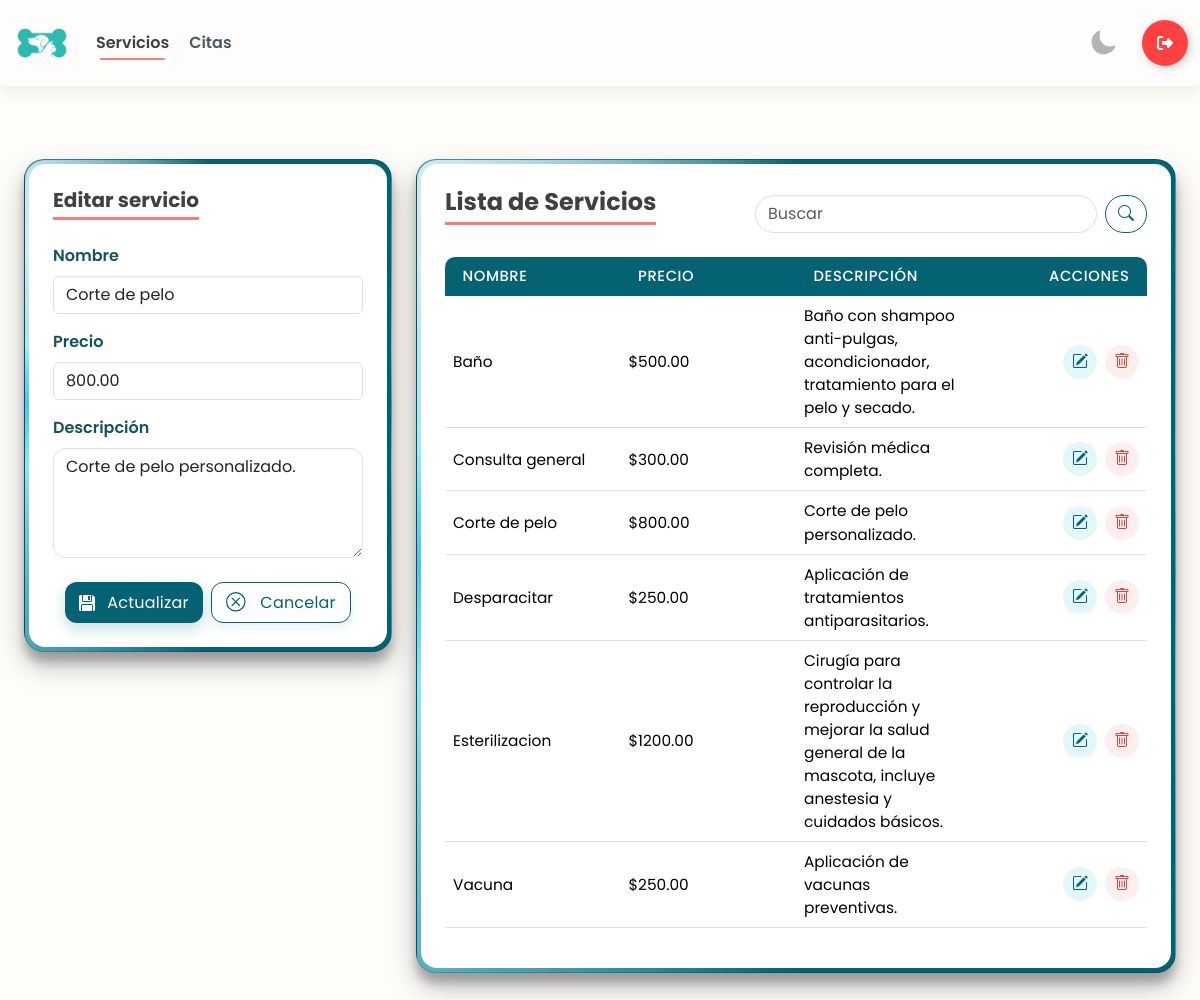
Page /servicios/56/ (signed in) on the committed database.
### app/models.py (models this page shows, shortened)
class SERVICIO(models.Model):
    nombre = models.CharField(max_length=100)
    precio = models.DecimalField(max_digits=10, decimal_places=2)
    descripcion = models.TextField(max_length=250, null= True)

### app/views.py (the view, shortened to what this page needs)
# urls.py: path('servicios/', views.servicios_panel, name='servicios'), # Panel o dashboard
@login_required
@user_passes_test(es_empleado_o_admin_user)
def servicios_panel(request, id=None):
    es_admin = is_admin(request.user)
    servicio = get_object_or_404(SERVICIO, id=id) if id else None
    form_data_para_error = {}
    q = request.GET.get('q', '').strip()
    qs = SERVICIO.objects.all().order_by("nombre")
    if q:
        q_normal = strip_accents(q.lower())
        servicios_filtrados = []
        for s in qs:
            nombre_normal = strip_accents(s.nombre.lower())
            precio_normal = str(s.precio) # Convertir precio a string
            if q_normal in nombre_normal or q_normal in precio_normal:
                servicios_filtrados.append(s)
        lista_servicios = servicios_filtrados
    else:
        lista_servicios = qs
    ctx = {
        "servicios": lista_servicios,
        "servicio": servicio,
        "editando": bool(servicio),
        "form_data": form_data_para_error, # Para que no se borre el formulario en caso de error
        "q": q,
        "es_admin": es_admin,
    }
    return render(request, "servicios.html", ctx)

### app/views.py (called while the page is built)
def es_admin_user(user):
    return user.is_authenticated and user.groups.filter(name=ROLE_ADMIN).exists()

def es_empleado_o_admin_user(user):
    return es_admin_user(user) or es_empleado_user(user)

def is_admin(user):
    return user.is_superuser or user.groups.filter(name='Administrador').exists()

### app/templates/servicios.html (shortened to what this page needs)
{% load static %}
<!DOCTYPE html>
<html lang="es" data-theme="light">
<head>
    {% include 'referencias.html' %}
    <link rel="stylesheet" href="{% static 'css/panel.css' %}">
</head>
<body>
    {% include 'navbar-panel.html' %}
    <main class="container-fluid mt-5 mb-5 p-4">
        <div class="row g-4">
            {% if es_admin %}
            <div class="col-12 col-lg-4">
                <div class="card glass-card">
                    <div class="card-body p-4">
                        <h5 class="card-title mb-4">
                            {% if editando %}Editar servicio{% else %}Crear servicio{% endif %}
                        </h5>
                        <form method="post" autocomplete="off"
                            action="{% if editando %}{% url 'servicios_edit' servicio.id %}{% else %}{% url 'servicios' %}{% endif %}">
                            <div class="mb-3">
                                <label class="form-label">Nombre</label>
                                <input type="text" name="nombre" class="form-control"
                                    pattern="^[A-Za-zÁÉÍÓÚáéíóúÑñ\s]+$" maxlength="100" required
                                    value="{% if form_data.nombre %}{{ form_data.nombre }}{% elif servicio %}{{ servicio.nombre }}{% endif %}">
                            </div>
                            <div class="mb-3">
                                <label class="form-label">Precio</label>
                                <input type="number" step="0.01" min="0" name="precio" pattern="^\d+(\.\d{1,2})?$"
                                    class="form-control" required
                                    value="{% if form_data.precio %}{{ form_data.precio }}{% elif servicio %}{{ servicio.precio }}{% endif %}">
                            </div>
                            <div class="mb-3">
                                <label class="form-label">Descripción</label>
                                <textarea name="descripcion" rows="4" class="form-control" maxlength="250"
                                    required>{% if form_data.descripcion %}{{ form_data.descripcion }}{% elif servicio %}{{ servicio.descripcion }}{% endif %}</textarea>
                            </div>
                            <div class="d-flex gap-2 justify-content-center mt-4">
                                <button type="submit" class="btn-save"
                                    aria-label="{% if editando %}Actualizar{% else %}Guardar{% endif %}">
                                    <div class="svg-wrapper-1">
                                        <div class="svg-wrapper">
                                        </div>
                                    </div>
                                    <span>{% if editando %}Actualizar{% else %}Guardar{% endif %}</span>
                                </button>
                                {% if editando %}
                                <a href="{% url 'servicios' %}" class="btn-clean" aria-label="Cancelar">
                                    <div class="svg-wrapper-1">
                                        <div class="svg-wrapper">
                                        </div>
                                    </div>
                                    <span>Cancelar</span>
                                </a>
                                {% endif %}
                            </div>
                        </form>
                    </div>
                </div>
            </div>
            {% endif %}
            <div class="col-12 {% if es_admin %}col-lg-8{% else %}col-lg-12{% endif %}">
                <div class="card glass-card">
                    <div class="card-body p-4">
                        <div class="d-flex justify-content-between align-items-center mb-3">
                            <h4 class="m-0 card-title mb-3">Lista de Servicios</h4>
                            <form class="d-flex" method="get" action="{% url 'servicios' %}">
                                <input class="form-control me-2" type="search" placeholder="Buscar" name="q"
                                    value="{{ q }}">
                                <button class="btn btn-outline" type="submit"><i class="bi bi-search"></i></button>
                            </form>
                        </div>
                        <table class="table tabla-servicios align-middle">
                            <thead>
                                <tr>
                                    <th>Nombre</th>
                                    <th>Precio</th>
                                    <th>Descripción</th>
                                    {% if es_admin %}
                                    <th class="text-end">Acciones</th>
                                    {% endif %}
                                </tr>
                            </thead>
                            <tbody>
                                {% for servicio in servicios %}
                                <tr>
                                    <td>{{ servicio.nombre }}</td>
                                    <td>${{ servicio.precio|floatformat:2 }}</td>
                                    <td>{{ servicio.descripcion }}</td>
                                    {% if es_admin %}
                                    <td class="text-end">
                                        <div class="d-inline-flex gap-2">
                                            <a class="btn-accion btn-edit"
                                                href="{% url 'servicios_edit' servicio.id %}">
                                                <i class="bi bi-pencil-square"></i>
                                            </a>
                                            <a class="btn-accion btn-delete" href="{% url 'eliminar' servicio.id %}"
                                                onclick="return confirm('¿Eliminar este servicio?');">
                                                <i class="bi bi-trash"></i>
                                            </a>
                                        </div>
                                    </td>
                                    {% endif %}
                                </tr>
                                {% endfor %}
                            </tbody>
                        </table>
                    </div>
                </div>
            </div>
        </div>
    </main>
    {% include 'alertas.html' %}
</body>
</html>

### app/static/css/panel.css (style rules this page uses)
:root { --primary: #056272; --accent: #4EC4E9; --accent-light: #8FE6F7; --coral: #F47F76; --paper: #FFFDFa; --light_coral: #e4a5a1; --ink: #333333; }
body { font-family: "Poppins", sans-serif !important; background-color: var(--paper) !important; }
:root { --navbar-h: 72px; }
body { padding-top: var(--navbar-h); }
html { scroll-behavior: smooth; }
.card-title { color: #404040 !important; font-weight: bold; display: inline-block; padding-bottom: 0.3rem; margin-bottom: 1.5rem; border-bottom: 3px solid #F47F76; }
.glass-card, .card { position: relative; border-radius: 20px !important; overflow: hidden; padding: 4px; background: conic-gradient( from 90deg, var(--primary) 0%, var(--primary) 25%, var(--accent-light) 45%, var(--accent) 50%, var(--accent-light) 55%, var(--primary) 75%, var(--primary) 100% ); box-shadow: rgba(0, 0, 0, 0.25) 0px 14px 28px, rgba(0, 0, 0, 0.22) 0px 10px 10px; transition: transform .6s cubic-bezier(0.15, 0.83, 0.66, 1), box-shadow .3s ease; }
.glass-card::before { content: ""; position: absolute; inset: 0; border-radius: inherit; background: conic-gradient( from 0deg, transparent 0deg, transparent 280deg, rgba(255, 255, 255, 0.7) 310deg, rgba(255, 255, 255, 0.7) 320deg, transparent 360deg ); animation: spin-border 4s linear infinite; }
.glass-card .card-body { position: relative; z-index: 2; background: #ffffff; border-radius: 16px; padding: 1.5rem; }
.form-label { font-weight: 600; color: color-mix(in srgb, var(--primary) 65%, #333); }
.form-control, .form-select, textarea.form-control { border-radius: 12px; border: 1.6px solid #dfe5e9; box-shadow: inset 0 1px 2px rgba(0, 0, 0, .03); transition: border-color .2s ease, box-shadow .2s ease; }
.btn-save, .btn-clean { line-height: 1; padding: .55em .9em; display: inline-flex; align-items: center; gap: .35rem; border: none; border-radius: 12px; letter-spacing: .2px; cursor: pointer; transition: background .25s ease, transform .2s ease, box-shadow .25s ease; justify-content: center; min-width: 130px }
.btn-save { background: var(--primary); color: #fff; fill: #dcdcdc; box-shadow: 0 6px 16px rgba(5, 98, 114, .22); }
.btn-clean { background: #fff; color: var(--primary); fill: currentColor; border: 1.5px solid var(--primary); box-shadow: 0 4px 12px rgba(5, 98, 114, .10); }
.btn-save span, .btn-clean span { transition: opacity .35s ease, font-size .35s ease, margin-left .35s ease; display: inline-block; margin-left: 0.4em; vertical-align: middle; white-space: nowrap; }
.btn-save svg, .btn-clean svg { transform-origin: center; transition: transform .28s ease, fill .28s ease; display: block; }
.svg-wrapper-1 { display: flex; }
.svg-wrapper { display: flex; align-items: center; justify-content: center; transition: transform .45s linear; }
a.btn-save, a.btn-clean { text-decoration: none; }
.card .d-flex .form-control[type="search"] { border-radius: 999px; }
.btn.btn-outline { border-radius: 999px; --bs-btn-color: var(--primary); --bs-btn-border-color: var(--primary); }
.tabla-servicios { margin-bottom: 0; border-collapse: separate; border-spacing: 0; table-layout: fixed; width: 100%; }
.tabla-servicios thead th { background: var(--primary); color: #ffffff; border: 0 !important; font-weight: 500; font-size: 0.92rem; letter-spacing: 0.04em; text-transform: uppercase; padding: 0.55rem 1.1rem; }
.tabla-servicios thead th:first-child { border-top-left-radius: 10px; }
.tabla-servicios thead th:last-child { border-top-right-radius: 10px; }
.tabla-servicios td { vertical-align: middle; padding: 1.1rem 1.4rem; font-size: 0.96rem; line-height: 1.5; }
.tabla-servicios th { vertical-align: middle; }
.btn-accion { width: 34px; height: 34px; border-radius: 999px; display: inline-flex; align-items: center; justify-content: center; padding: 0; border: none; font-size: 1rem; cursor: pointer; transition: background 0.2s ease, color 0.2s ease, transform 0.15s ease, box-shadow 0.15s ease; }
.btn-edit { background: rgba(78, 196, 233, 0.16); color: var(--primary); }
.btn-delete { background: rgba(244, 127, 118, 0.13); color: #c64d43; }

### rows in the picture
SERVICIO: nombre "Corte de pelo", precio "800.00", descripcion "Corte de pelo personalizado."
SERVICIO: nombre "Baño", precio "500.00", descripcion "Baño con shampoo anti-pulgas, acondicionador, tratamiento para el pelo y secado."
SERVICIO: nombre "Consulta general", precio "300.00", descripcion "Revisión médica completa."
SERVICIO: nombre "Desparacitar", precio "250.00", descripcion "Aplicación de tratamientos antiparasitarios."
SERVICIO: nombre "Esterilizacion", precio "1200.00", descripcion "Cirugía para controlar la reproducción y mejorar la salud general de la mascota, incluye anestesia y cuidados básicos."
SERVICIO: nombre "Vacuna", precio "250.00", descripcion "Aplicación de vacunas preventivas."
